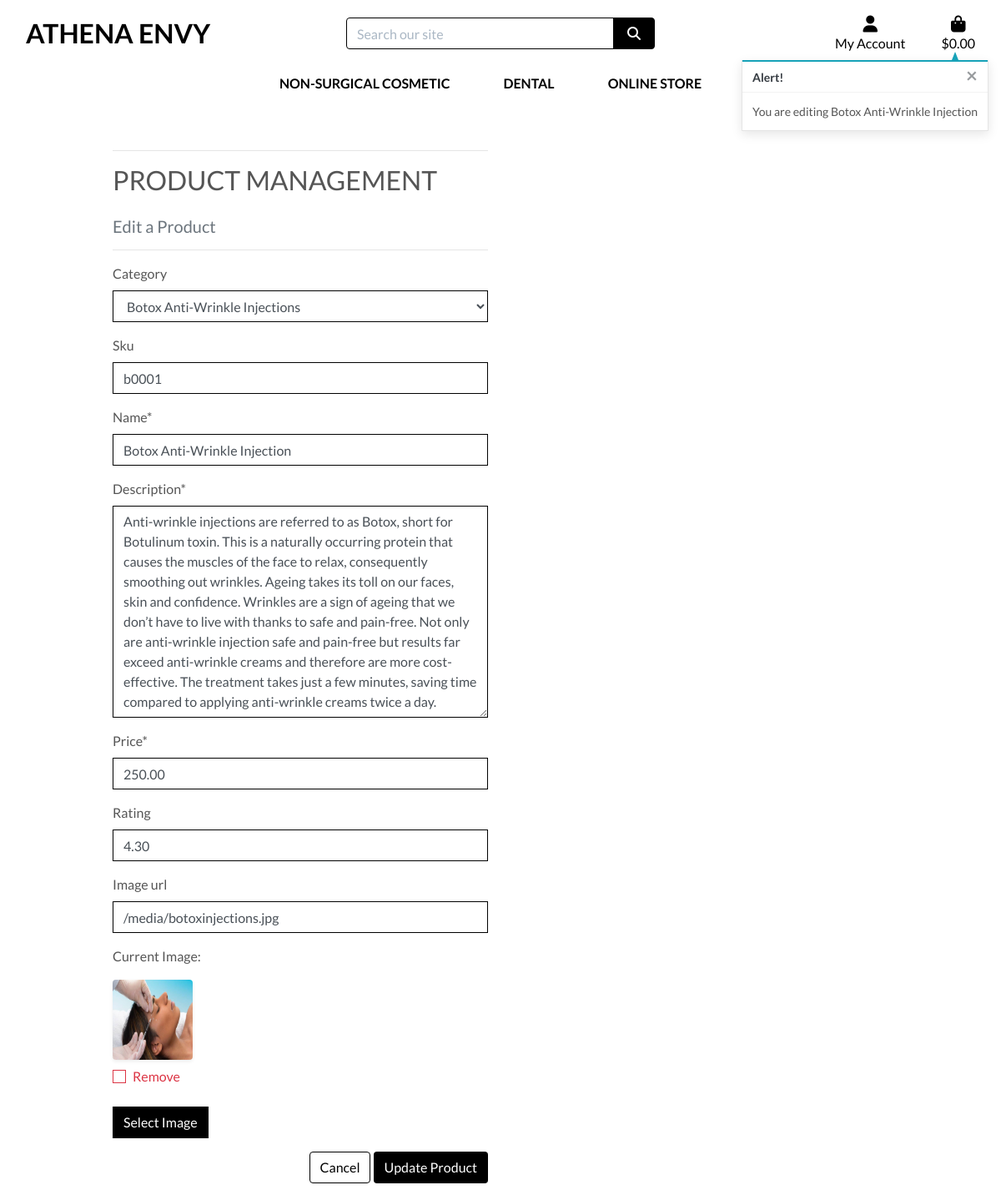
Page /products/edit/1/ (signed in) on the committed database.
### products/models.py (models this page shows, shortened)
class Product(models.Model):
    category = models.ForeignKey('Category', null=True, blank=True, on_delete=models.SET_NULL)
    sku = models.CharField(max_length=254, null=True, blank=True)
    name = models.CharField(max_length=254)
    description = models.TextField()
    price = models.DecimalField(max_digits=6, decimal_places=2)
    rating = models.DecimalField(max_digits=6, decimal_places=2, null=True, blank=True)
    image_url = models.URLField(max_length=1024, null=True, blank=True)
    image = models.ImageField(null=True, blank=True)

### products/views.py (the view)
# urls.py: path('edit/<int:product_id>/', views.edit_product, name='edit_product'),
@login_required
def edit_product(request, product_id):
    if not request.user.is_superuser:
        messages.error(request, 'Sorry, only store owners can do that.')
        return redirect(reverse('home'))
    product = get_object_or_404(Product, pk=product_id)
    if request.method == 'POST':
        form = ProductForm(request.POST, request.FILES, instance=product)
        if form.is_valid():
            form.save()
            messages.success(request, 'Successfully updated product!')
            return redirect(reverse('product_detail', args=[product.id]))
        else:
            messages.error(request, 'Failed to update product. Please ensure the form is valid.')
    else:
        form = ProductForm(instance=product)
        messages.info(request, f'You are editing {product.name}')
    template = 'products/edit_product.html'
    context = {
        'form': form,
        'product': product,
    }
    return render(request, template, context)

### products/forms.py
class ProductForm(forms.ModelForm):
    class Meta:
        model = Product
        fields = '__all__'
    image = forms.ImageField(label='Image', required=False, widget=CustomClearableFileInput)
    def __init__(self, *args, **kwargs):
        super().__init__(*args, **kwargs)
        categories = Category.objects.all()
        friendly_names = [(c.id, c.get_friendly_name()) for c in categories]
        self.fields['category'].choices = friendly_names
        for field_name, field in self.fields.items():
            field.widget.attrs['class'] = 'border-black rounded-0'

### bag/contexts.py (called while the page is built, shortened)
def bag_contents(request):
    bag_items = []
    total = 0
    product_count = 0
    bag = request.session.get('bag', {})
    if total < settings.FREE_DELIVERY_THRESHOLD:
        delivery = total * Decimal(settings.STANDARD_DELIVERY_PERCENTAGE / 100)
        free_delivery_delta = settings.FREE_DELIVERY_THRESHOLD - total
    else:
        delivery = 0
        free_delivery_delta = 0
    grand_total = delivery + total
    context = {
        'bag_items': bag_items,
        'total': total,
        'product_count': product_count,
        'delivery': delivery,
        'free_delivery_delta': free_delivery_delta,
        'free_delivery_threshold': settings.FREE_DELIVERY_THRESHOLD,
        'grand_total': grand_total,
    }
    return context

### products/models.py (called while the page is built)
    def get_friendly_name(self):
        return self.friendly_name

### products/templates/products/edit_product.html (shortened to what this page needs)
{% extends "base.html" %}
{% load static %}
{% block page_header %}
    <div class="container header-container">
    </div>
{% endblock %}
{% block content %}
    <div class="overlay"></div>
    <div class="container">
        <div class="row">
            <div class="col-12 col-md-6">
                <hr>
                <h2 class="logo-font mb-4">Product Management</h2>
                <h5 class="text-muted">Edit a Product</h5>
                <hr>
            </div>
        </div>
        <div class="row">
            <div class="col-12 col-md-6">
                <form method="POST" action="{% url 'edit_product' product.id %}" class="form mb-2" enctype="multipart/form-data">
                    {% for field in form %}
                        {% if field.name != 'image' %}
                            {{ field | as_crispy_field }}
                        {% else %}
                            {{ field }}
                        {% endif %}
                    {% endfor %}
                    <div class="text-right">
                        <a class="btn btn-outline-black rounded-1" href="{% url 'products' %}">Cancel</a>
                        <button class="btn btn-black rounded-1" type="submit">Update Product</button>
                    </div>
                </form>
            </div>
        </div>
    </div>
{% endblock %}

### static/css/base.css (style rules this page uses)
html { height: 100%; }
body { background: url('/media/header.jpg') no-repeat center center fixed; background-size: cover; height: calc(100vh - 164px); color: #555; font-family: 'Lato'; }
.logo-font { text-transform: uppercase; }
.btn-black { background: black; color: white; }
.btn-outline-black { background: white; color: black !important; border: 1px solid black; }
.border-black { border: 1px solid black !important; }
.overlay { height: 100%; width: 100%; top: 0; left: 0; position: fixed; background: white; z-index: -1; }
@media (min-width: 1200px) { .container { max-width: 80%; } }
@media (min-width: 992px) { .header-container { padding-top: 164px; } }

### rows in the picture
Product: category "Botox Anti-Wrinkle Injections" "b0001" "Botox Anti-Wrinkle Injection" "Anti-wrinkle injections are referred to as Botox, short for Botulinum toxin. This is a naturally occurring protein that causes the muscles of the face to relax, consequently smoothing out wrinkles. Ageing takes its toll on our faces, skin and confidence. Wrinkles are a sign of ageing that we don’t have to live with thanks to safe and pain-free. Not only are anti-wrinkle injection safe and pain-free but results far exceed anti-wrinkle creams and therefore are more cost-effective. The treatment takes just a few minutes, saving time compared to applying anti-wrinkle creams twice a day." "250.00" "4.30" "/media/botoxinjections.jpg"

### other values in the picture
{{ message }} "You are editing Botox Anti-Wrinkle Injection"
{{ widget.initial_text }} "Current Image"
{{ widget.clear_checkbox_label }} "Remove"
